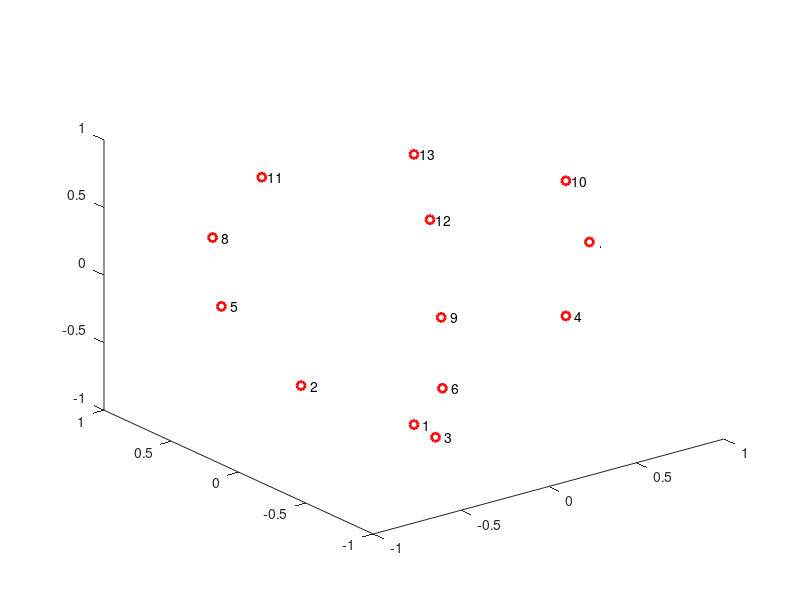

MATLAB code to generate this figure: (Note: this script raises an error after producing the figure.)
clear; clc; close all;

npts = 13;
t = linspace(0,8*pi,npts);
z = linspace(-1,1,npts);
omz = sqrt(1-z.^2);
xyz = [cos(t).*omz; sin(t).*omz; z];
plot3(xyz(1,:),xyz(2,:),xyz(3,:),'ro','LineWidth',2);
text(xyz(1,:),xyz(2,:),xyz(3,:),[repmat('  ',npts,1), num2str((1:npts)')])
ax = gca;
ax.XTick = [];
ax.YTick = [];
ax.ZTick = [];
box on

spl_func = cscvn(xyz(:,[1:end])); %interpolates spline through pts
hold on
fnplt(spl_func,'r',2) %visuals
hold off

inl = 100;
% how many times longer is a paranode than a node?
diam = log(random('logn', 9, 0.2, 1, 1)).*1e-3; %stats toolbos
n_nodes = floor((spl_func.breaks(end)-spl_func.breaks(1))./(diam*inl));
%breaks are along length of linear line
% how many nodes and paranodes does the axon have.

points_per_node = 10;
s = linspace(spl_func.breaks(1),spl_func.breaks(end),points_per_node*n_nodes);
spl = fnval(spl_func,s); %fnval = xyz coords of 10 pts along node
hold on
plot3(spl(1,:),spl(2,:),spl(3,:),'ko');


nrn_geom(spl, diam, n_nodes, points_per_node);